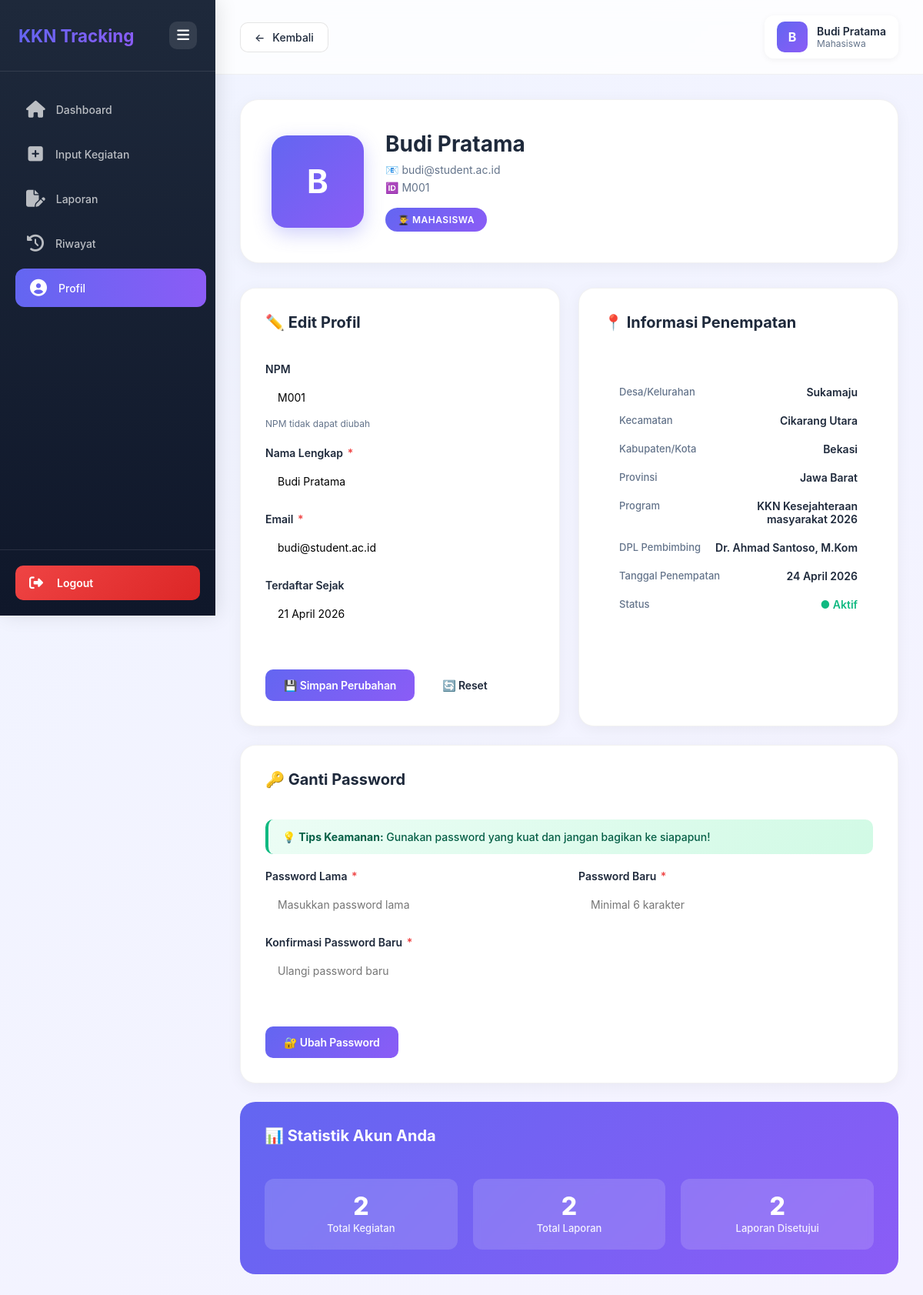
The page /Mahasiswa/profil.php (signed in) on the database its author committed.
### tables this page shows
CREATE TABLE `users` (
  `id` int NOT NULL AUTO_INCREMENT,
  `npm_nip` varchar(20) NOT NULL,
  `nama` varchar(100) NOT NULL,
  `email` varchar(100) NOT NULL,
  `password` varchar(255) NOT NULL,
  `role` enum('admin','dpl','mahasiswa','lembaga') NOT NULL,
  `lokasi_id` int DEFAULT NULL,
  `created_at` timestamp NOT NULL DEFAULT CURRENT_TIMESTAMP,
  PRIMARY KEY (`id`),
  UNIQUE KEY `npm_nip` (`npm_nip`),
  UNIQUE KEY `email` (`email`),
  KEY `idx_role` (`role`),
  KEY `idx_npm_nip` (`npm_nip`)
);

CREATE TABLE `penempatan` (
  `id` int NOT NULL AUTO_INCREMENT,
  `mahasiswa_id` int NOT NULL,
  `lokasi_id` int NOT NULL,
  `program_id` int NOT NULL,
  `dpl_id` int NOT NULL,
  `tanggal_penempatan` date NOT NULL,
  `status` enum('aktif','selesai','mengundurkan_dir') DEFAULT 'aktif',
  `created_at` timestamp NOT NULL DEFAULT CURRENT_TIMESTAMP,
  PRIMARY KEY (`id`),
  KEY `dpl_id` (`dpl_id`),
  KEY `idx_mahasiswa` (`mahasiswa_id`),
  KEY `idx_lokasi` (`lokasi_id`),
  KEY `idx_program` (`program_id`),
  KEY `idx_status` (`status`),
  CONSTRAINT `penempatan_ibfk_1` FOREIGN KEY (`mahasiswa_id`) REFERENCES `users` (`id`) ON DELETE CASCADE,
  CONSTRAINT `penempatan_ibfk_2` FOREIGN KEY (`lokasi_id`) REFERENCES `lokasi` (`id`),
  CONSTRAINT `penempatan_ibfk_3` FOREIGN KEY (`program_id`) REFERENCES `program_kkn` (`id`),
  CONSTRAINT `penempatan_ibfk_4` FOREIGN KEY (`dpl_id`) REFERENCES `users` (`id`)
);

CREATE TABLE `lokasi` (
  `id` int NOT NULL AUTO_INCREMENT,
  `nama_desa` varchar(100) NOT NULL,
  `kecamatan` varchar(50) NOT NULL,
  `kabupaten` varchar(50) NOT NULL,
  `provinsi` varchar(50) NOT NULL,
  `alamat_detail` text,
  `koordinat_lat` decimal(10,8) DEFAULT NULL,
  `koordinat_long` decimal(11,8) DEFAULT NULL,
  `nama_pemdes` varchar(100) DEFAULT NULL,
  `kontak_pemdes` varchar(15) DEFAULT NULL,
  `created_at` timestamp NOT NULL DEFAULT CURRENT_TIMESTAMP,
  PRIMARY KEY (`id`),
  KEY `idx_desa` (`nama_desa`),
  KEY `idx_kecamatan` (`kecamatan`,`kabupaten`)
);

CREATE TABLE `program_kkn` (
  `id` int NOT NULL AUTO_INCREMENT,
  `kode_program` varchar(20) NOT NULL,
  `nama_program` varchar(150) NOT NULL,
  `periode` varchar(50) NOT NULL,
  `tahun` year NOT NULL,
  `tanggal_mulai` date DEFAULT NULL,
  `tanggal_selesai` date DEFAULT NULL,
  `status` enum('aktif','selesai','ditunda') DEFAULT 'aktif',
  `created_at` timestamp NOT NULL DEFAULT CURRENT_TIMESTAMP,
  PRIMARY KEY (`id`),
  UNIQUE KEY `kode_program` (`kode_program`),
  KEY `idx_tahun` (`tahun`),
  KEY `idx_status` (`status`)
);

### Mahasiswa/profil.php (the view, shortened to what this page needs)
<?php
$mahasiswa_id = $_SESSION['user_id'];
$database = new Database();
$pdo = $database->getConnection();
$stmt = $pdo->prepare("SELECT * FROM users WHERE id = ?");
$stmt->execute([$mahasiswa_id]);
$mahasiswa = $stmt->fetch(PDO::FETCH_ASSOC);
$stmt = $pdo->prepare("
    SELECT
        p.*,
        l.nama_desa, l.kecamatan, l.kabupaten, l.provinsi,
        u.nama as nama_dpl,
        pk.nama_program
    FROM penempatan p
    JOIN lokasi l ON p.lokasi_id = l.id
    JOIN users u ON p.dpl_id = u.id
    LEFT JOIN program_kkn pk ON p.program_id = pk.id
    WHERE p.mahasiswa_id = ? AND p.status = 'aktif'
");
$stmt->execute([$mahasiswa_id]);
$penempatan = $stmt->fetch(PDO::FETCH_ASSOC);
?>
<!DOCTYPE html>
<html lang="id">
<head>
</head>
<body>
<link rel="stylesheet" href="https://cdnjs.cloudflare.com/ajax/libs/font-awesome/6.5.1/css/all.min.css">
<aside class="sidebar" id="sidebar">
    <div class="sidebar-header">
        <div class="sidebar-brand">KKN Tracking</div>
        <button class="toggle-btn" onclick="toggleSidebar()" title="Toggle Menu">
            <i class="fa-solid fa-bars"></i>
        </button>
    </div>
    <nav class="sidebar-menu">
        <a href="dashboard.php" class="menu-item">
            <span class="menu-icon">
                <i class="fa-solid fa-house"></i>
            </span>
            <span class="menu-text">Dashboard</span>
        </a>
        <a href="input_kegiatan.php" class="menu-item">
            <span class="menu-icon">
                <i class="fa-solid fa-square-plus"></i>
            </span>
            <span class="menu-text">Input Kegiatan</span>
        </a>
        <a href="input_laporan.php" class="menu-item">
            <span class="menu-icon">
                <i class="fa-solid fa-file-pen"></i>
            </span>
            <span class="menu-text">Laporan</span>
        </a>
        <a href="riwayat.php" class="menu-item">
            <span class="menu-icon">
                <i class="fa-solid fa-clock-rotate-left"></i>
            </span>
            <span class="menu-text">Riwayat</span>
        </a>
        <a href="profil.php" class="menu-item active">
            <span class="menu-icon">
                <i class="fa-solid fa-circle-user"></i>
            </span>
            <span class="menu-text">Profil</span>
        </a>
    </nav>
    <div class="sidebar-footer">
        <a href="../logout.php" class="logout-btn">
            <span class="logout-icon">
                <i class="fa-solid fa-right-from-bracket"></i>
            </span>
            <span class="logout-text">Logout</span>
        </a>
    </div>
</aside>
    <main class="main-content">
        <div class="top-bar">
            <a href="javascript:history.back()" class="back-btn">
                <span>←</span>
                <span>Kembali</span>
            </a>
            <div class="user-info">
                <div class="user-avatar"><?= strtoupper(substr($_SESSION['nama'], 0, 1)) ?></div>
                <div>
                    <div class="user-name"><?= htmlspecialchars($_SESSION['nama']) ?></div>
                    <div class="user-role">Mahasiswa</div>
                </div>
            </div>
        </div>
        <div class="container">
            <div class="profile-header">
                <div class="profile-avatar"><?= strtoupper(substr($mahasiswa['nama'], 0, 1)) ?></div>
                <div class="profile-info">
                    <h1><?= htmlspecialchars($mahasiswa['nama']) ?></h1>
                    <p>📧 <?= htmlspecialchars($mahasiswa['email']) ?></p>
                    <p>🆔 <?= htmlspecialchars($mahasiswa['npm_nip']) ?></p>
                    <span class="badge-role">👨‍🎓 Mahasiswa</span>
                </div>
            </div>
            <div class="grid-2">
                <div class="card">
                    <h2 class="card-title">✏️ Edit Profil</h2>
                    <form method="POST">
                        <div class="form-group">
                            <label>NPM</label>
                            <input type="text" class="form-control" value="<?= htmlspecialchars($mahasiswa['npm_nip']) ?>" disabled>
                            <div class="form-note">NPM tidak dapat diubah</div>
                        </div>
                        <div class="form-group">
                            <label>Nama Lengkap <span class="required">*</span></label>
                            <input type="text" name="nama" class="form-control" value="<?= htmlspecialchars($mahasiswa['nama']) ?>" required>
                        </div>
                        <div class="form-group">
                            <label>Email <span class="required">*</span></label>
                            <input type="email" name="email" class="form-control" value="<?= htmlspecialchars($mahasiswa['email']) ?>" required>
                        </div>
                        <div class="form-group">
                            <label>Terdaftar Sejak</label>
                            <input type="text" class="form-control" value="<?= date('d F Y', strtotime($mahasiswa['created_at'])) ?>" disabled>
                        </div>
                        <div class="btn-group">
                            <button type="submit" class="btn btn-primary">💾 Simpan Perubahan</button>
                            <button type="reset" class="btn btn-secondary">🔄 Reset</button>
                        </div>
                    </form>
                </div>
                <div class="card">
                    <h2 class="card-title">📍 Informasi Penempatan</h2>
                    <?php if ($penempatan): ?>
                    <div class="info-box">
                        <div class="info-item">
                            <span class="info-label">Desa/Kelurahan</span>
                            <span class="info-value"><?= htmlspecialchars($penempatan['nama_desa']) ?></span>
                        </div>
                        <div class="info-item">
                            <span class="info-label">Kecamatan</span>
                            <span class="info-value"><?= htmlspecialchars($penempatan['kecamatan']) ?></span>
                        </div>
                        <div class="info-item">
                            <span class="info-label">Kabupaten/Kota</span>
                            <span class="info-value"><?= htmlspecialchars($penempatan['kabupaten']) ?></span>
                        </div>
                        <div class="info-item">
                            <span class="info-label">Provinsi</span>
                            <span class="info-value"><?= htmlspecialchars($penempatan['provinsi']) ?></span>
                        </div>
                        <div class="info-item">
                            <span class="info-label">Program</span>
                            <span class="info-value"><?= htmlspecialchars($penempatan['nama_program'] ?? '-') ?></span>
                        </div>
                        <div class="info-item">
                            <span class="info-label">DPL Pembimbing</span>
                            <span class="info-value"><?= htmlspecialchars($penempatan['nama_dpl']) ?></span>
                        </div>
                        <div class="info-item">
                            <span class="info-label">Tanggal Penempatan</span>
                            <span class="info-value"><?= date('d F Y', strtotime($penempatan['tanggal_penempatan'])) ?></span>
                        </div>
                        <div class="info-item">
                            <span class="info-label">Status</span>
                            <span class="info-value" style="color: var(--success);">● Aktif</span>
                        </div>
                    </div>
                    <?php endif; ?>
                </div>
            </div>
            <div class="card">
                <h2 class="card-title">🔑 Ganti Password</h2>
                <div class="security-tip">
                    <p>💡 <strong>Tips Keamanan:</strong> Gunakan password yang kuat dan jangan bagikan ke siapapun!</p>
                </div>
                <form method="POST">
                    <div class="grid-2" style="margin-bottom: 0;">
                        <div class="form-group">
                            <label>Password Lama <span class="required">*</span></label>
                            <input type="password" name="password_lama" class="form-control" required placeholder="Masukkan password lama">
                        </div>
                        <div class="form-group">
                            <label>Password Baru <span class="required">*</span></label>
                            <input type="password" name="password_baru" class="form-control" required placeholder="Minimal 6 karakter" minlength="6">
                        </div>
                    </div>
                    <div class="form-group">
                        <label>Konfirmasi Password Baru <span class="required">*</span></label>
                        <input type="password" name="konfirmasi_pass" class="form-control" required placeholder="Ulangi password baru">
                    </div>
                    <div class="btn-group">
                        <button type="submit" class="btn btn-primary">🔐 Ubah Password</button>
                    </div>
                </form>
            </div>
            <div class="stats-card">
                <h2 class="card-title">📊 Statistik Akun Anda</h2>
                <?php
                if ($penempatan) {
                    $stmt = $pdo->prepare("SELECT COUNT(*) FROM kegiatan WHERE penempatan_id = ?");
                    $stmt->execute([$penempatan['id']]);
                    $total_kegiatan = $stmt->fetchColumn();
                    $stmt = $pdo->prepare("
                        SELECT COUNT(*) FROM laporan l
                        JOIN kegiatan k ON l.kegiatan_id = k.id
                        WHERE k.penempatan_id = ?
                    ");
                    $stmt->execute([$penempatan['id']]);
                    $total_laporan = $stmt->fetchColumn();
                    $stmt = $pdo->prepare("
                        SELECT COUNT(*) FROM laporan l
                        JOIN kegiatan k ON l.kegiatan_id = k.id
                        WHERE k.penempatan_id = ? AND l.status_verifikasi = 'disetujui'
                    ");
                    $stmt->execute([$penempatan['id']]);
                    $laporan_disetujui = $stmt->fetchColumn();
                } else {
                    $total_kegiatan = 0;
                    $total_laporan = 0;
                    $laporan_disetujui = 0;
                }
                ?>
                <div class="stats-grid">
                    <div class="stat-item">
                        <div class="stat-number"><?= $total_kegiatan ?></div>
                        <div class="stat-label">Total Kegiatan</div>
                    </div>
                    <div class="stat-item">
                        <div class="stat-number"><?= $total_laporan ?></div>
                        <div class="stat-label">Total Laporan</div>
                    </div>
                    <div class="stat-item">
                        <div class="stat-number"><?= $laporan_disetujui ?></div>
                        <div class="stat-label">Laporan Disetujui</div>
                    </div>
                </div>
            </div>
        </div>
    </main>
</body>
</html>

### rows shown on the page
users: nama "B", nama "Budi Pratama", email "budi@student.ac.id", npm_nip "M001", created_at "21 April 2026"
penempatan: lokasi.nama_desa "Sukamaju", lokasi.kecamatan "Cikarang Utara", lokasi.kabupaten "Bekasi", lokasi.provinsi "Jawa Barat", program.nama_program "KKN Kesejahteraan masyarakat 2026", dpl.nama "Dr. Ahmad Santoso, M.Kom", tanggal_penempatan "24 April 2026"

### other values the page prints
substr($_SESSION['nama'], 0, 1) "B"
$_SESSION['nama'] "Budi Pratama"
$total_kegiatan "2"
$total_laporan "2"
$laporan_disetujui "2"
